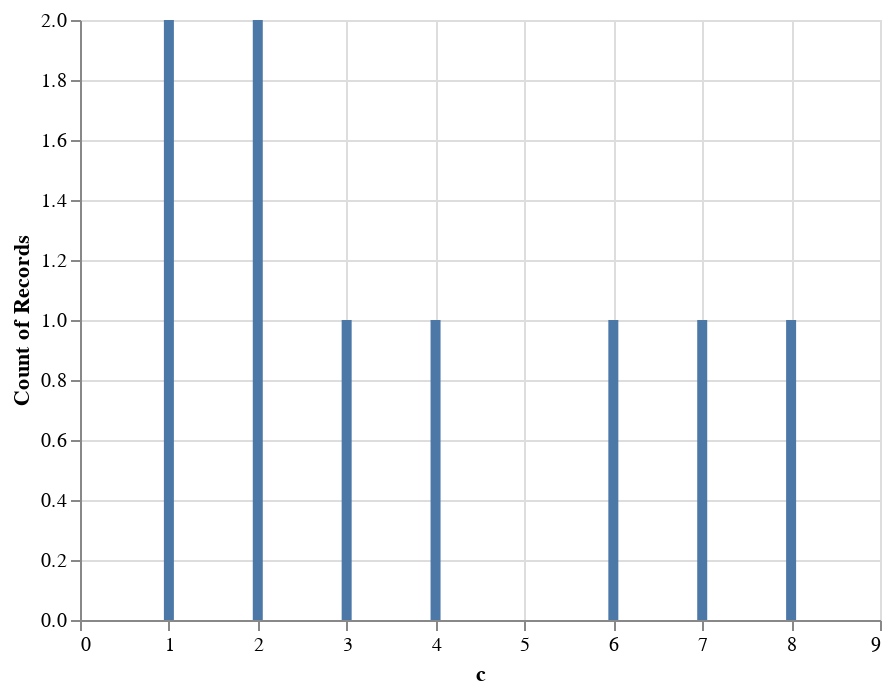

Write notebook code for a chart like this one.
### Markdown cell above
### Histogram

### Code cell
alt.Chart(source).mark_bar().encode(
    alt.X("c"),
    y='count()',
)

### Figure 1 — Vega-Lite specification as saved in the notebook (floating-point values rounded to 4 significant figures)
{"config": {"view": {"continuousWidth": 400, "continuousHeight": 300}}, "data": {"name": "data-d3fb2a8b9b344a7421f51edee9e2b06c"}, "mark": "bar", "encoding": {"x": {"field": "c", "type": "quantitative"}, "y": {"aggregate": "count", "type": "quantitative"}}, "$schema": "https://vega.github.io/schema/vega-lite/v4.17.0.json", "datasets": {"data-d3fb2a8b9b344a7421f51edee9e2b06c": [{"a": "A", "b": 28, "c": 1, "d": "X"}, {"a": "B", "b": 55, "c": 3, "d": "X"}, {"a": "C", "b": 43, "c": 7, "d": "X"}, {"a": "D", "b": 91, "c": 1, "d": "Y"}, {"a": "E", "b": 81, "c": 4, "d": "Y"}, {"a": "F", "b": 53, "c": 8, "d": "Y"}, {"a": "G", "b": 19, "c": 2, "d": "Z"}, {"a": "H", "b": 87, "c": 2, "d": "Z"}, {"a": "I", "b": 52, "c": 6, "d": "Z"}]}}
